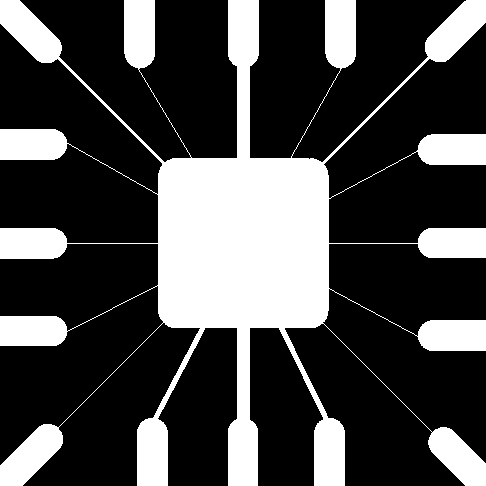
#> input picture Ext. de Caracteristicas/wirebond_mask.png, 486 x 486 px
$ python e2.py
#> lines starting #> are read from the running program, lines starting #| are printed output that depends on the picture; after the words box and inside, x2 and y2 are one past the last pixel; in counts of white or black regions, pixels touching at a corner belong together
import numpy as np
import cv2 as cv2

img = cv2.imread('wirebond_mask.png',0)
#> img: shape (486, 486); 28.1% white; 1 white region, box (x1, y1, x2, y2) and area: (0, 0, 486, 486) 66259

d = 3
kernel_horizontal = np.ones((d,d))
kernel_horizontal = -kernel_horizontal
kernel_horizontal[0][1] = 2
kernel_horizontal[1][1] = 2
kernel_horizontal[2][1] = 2

kernel_vertical = np.ones((d,d))
kernel_vertical = -kernel_vertical
kernel_vertical[1][0] = 2
kernel_vertical[1][1] = 2
kernel_vertical[1][2] = 2

kernel_diag_pos = np.ones((d,d))
kernel_diag_pos = -kernel_diag_pos
kernel_diag_pos[0][2] = 2
kernel_diag_pos[1][1] = 2
kernel_diag_pos[2][0] = 2

kernel_diag_neg = np.ones((d,d))
kernel_diag_neg = -kernel_diag_neg
kernel_diag_neg[0][0] = 2
kernel_diag_neg[1][1] = 2
kernel_diag_neg[2][2] = 2

out1 = cv2.filter2D(img, -1, kernel_vertical)
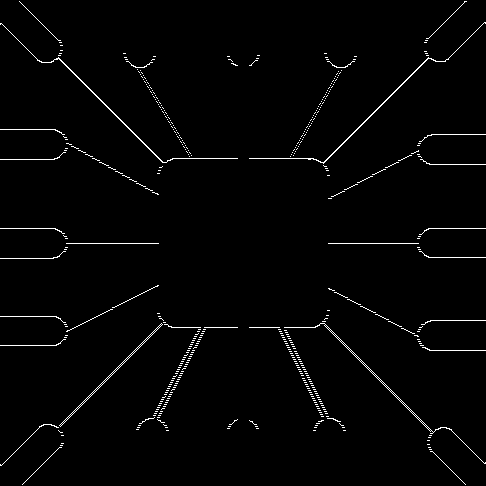
#> out1: shape (486, 486); 1.8% white in thin lines or dots
out2 = cv2.filter2D(img, -1, kernel_horizontal)
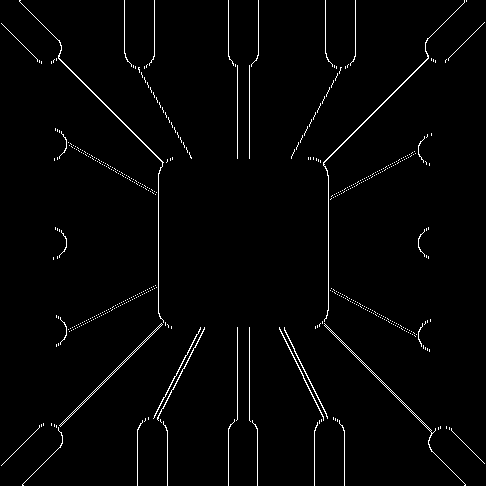
#> out2: shape (486, 486); 1.9% white in thin lines or dots
out3 = cv2.filter2D(img, -1, kernel_diag_pos)
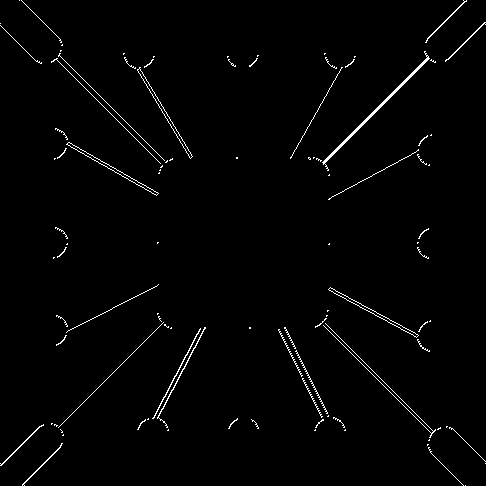
#> out3: shape (486, 486); 1.5% white in thin lines or dots
out4 = cv2.filter2D(img, -1, kernel_diag_neg)
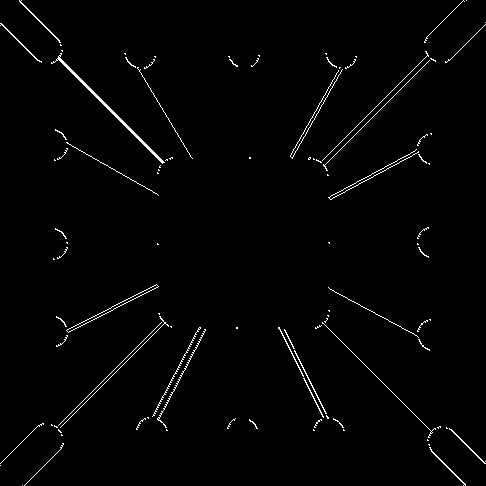
#> out4: shape (486, 486); 1.5% white in thin lines or dots

cv2.imshow('kernel_vertical',out1)
cv2.imshow('kernel_horizontal',out2)
cv2.imshow('kernel_diag_pos',out3)
cv2.imshow('kernel_diag_neg',out4)
cv2.waitKey(0)
